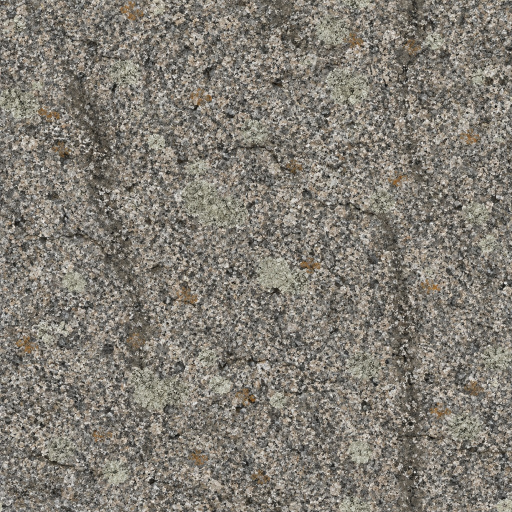
#> input picture tools/map_atelier/journey/stone/sources/granite.jpg, 1024 x 1024 px (shown at 1/2 size); its folder holds only this picture in this run
$ python prepare_stone.py
#> lines starting #> are read from the running program, lines starting #| are printed output that depends on the picture
### tools/map_atelier/journey/cover_tools.py
"""Shared helpers for the journey's tiled ground and stone pictures (numpy).

Used by `floor/prepare_floor.py` (R3.2) and `stone/prepare_stone.py` (R3.3):
a wrapping blur, sRGB and linear light, the slow light divided out, the edges
blended so a picture tiles, and a light grade.
"""
import numpy as np


def blur_wrap(a, sigma):
    """A Gaussian blur that wraps round the picture's edges (in frequency)."""
    h, w = a.shape
    fy = np.fft.fftfreq(h)[:, None]
    fx = np.fft.fftfreq(w)[None, :]
    kernel = np.exp(-2.0 * (np.pi * sigma) ** 2 * (fx * fx + fy * fy))
    return np.real(np.fft.ifft2(np.fft.fft2(a) * kernel))


# [4 lines left out: function blur_clamp, not called in this run]


def to_linear(c):
    return np.where(c <= 0.04045, c / 12.92, ((c + 0.055) / 1.055) ** 2.4)


def to_srgb(c):
    c = np.clip(c, 0.0, 1.0)
    return np.where(c <= 0.0031308, c * 12.92, 1.055 * c ** (1 / 2.4) - 0.055)


def flatten(img, sigma):
    """Divides out the picture's slow light, keeping its mean."""
    lin = to_linear(img)
    lum = lin @ np.array([0.2126, 0.7152, 0.0722])
    slow = blur_wrap(lum, sigma)
    lin = lin * (lum.mean() / np.maximum(slow, 1e-4))[..., None]
    return to_srgb(lin)


def wrap_edges(img, frac=0.18):
    """Blends the picture with itself rolled half a tile near its borders, so it tiles."""
    h, w, _ = img.shape
    rolled = np.roll(np.roll(img, h // 2, 0), w // 2, 1)
    y = np.minimum(np.arange(h), h - 1 - np.arange(h)) / (h * frac)
    x = np.minimum(np.arange(w), w - 1 - np.arange(w)) / (w * frac)
    wy = np.clip(y, 0, 1)
    wx = np.clip(x, 0, 1)
    inner = np.minimum.outer(wy, wx)
    inner = inner * inner * (3 - 2 * inner)
    return img * inner[..., None] + rolled * (1 - inner[..., None])


def grade(img, saturation=1.0, warmth=(1.0, 1.0, 1.0), gain=1.0):
    lin = to_linear(img)
    lum = (lin @ np.array([0.2126, 0.7152, 0.0722]))[..., None]
    lin = lum + (lin - lum) * saturation
    lin = lin * np.array(warmth) * gain
    return to_srgb(lin)

### tools/map_atelier/journey/stone/prepare_stone.py
"""Act I's stone pictures (R3.3, issue #660) from the generated sources.

From the pictures in `sources/` (generated with the image tool; prompts in
`sources/prompts.txt`), each with its slow light divided out, its edges
blended with the picture rolled half a tile so it wraps, and a light grade:

- `build/stone/granite-tile.png` and `build/stone/strata-tile.png` (1024 px):
  what the Blender kit paints its stone with before it bakes each kind's
  colour (`build_stone.py`); never shipped;
- `assets/art/map-journey/stone/strata.png` (512 px): the strata the floor's
  bake lays on the ravine's steep banks (`floor_paint.gdshader`).

Deterministic (numpy and Pillow): re-running it reproduces every file.

    python3 tools/map_atelier/journey/stone/prepare_stone.py
"""
import sys
from pathlib import Path

import numpy as np
from PIL import Image

sys.path.insert(0, str(Path(__file__).resolve().parents[1]))
from cover_tools import flatten, grade, wrap_edges  # noqa: E402

HERE = Path(__file__).resolve().parent
ROOT = HERE.parents[3]
RAW = HERE / "sources"
BUILD = ROOT / "build" / "stone"
OUT = ROOT / "assets" / "art" / "map-journey" / "stone"
# How the strata picture spans the floor's banks: 1.6 m a tile (`floor_paint`).
SHIPPED = 512


def load(name):
    return np.asarray(Image.open(RAW / f"{name}.jpg").convert("RGB"), dtype=np.float64) / 255.0


def to_image(img):
    return Image.fromarray((np.clip(img, 0, 1) * 255.0 + 0.5).astype(np.uint8), "RGB")


def tile(name, **kw):
    img = load(name)
    img = flatten(img, 96)
    img = wrap_edges(img)
    return grade(img, **kw)


def main():
    BUILD.mkdir(parents=True, exist_ok=True)
    OUT.mkdir(parents=True, exist_ok=True)
    # Granite: a cool mid grey under the warm key, its lichen kept but muted.
    granite = tile("granite", saturation=0.7, warmth=(1.0, 0.99, 0.97), gain=0.92)
#> in to_linear, `return np.where(c <= 0.04045, c / 12.92, ((c + 0.055) / 1.055) ** 2.4)`:
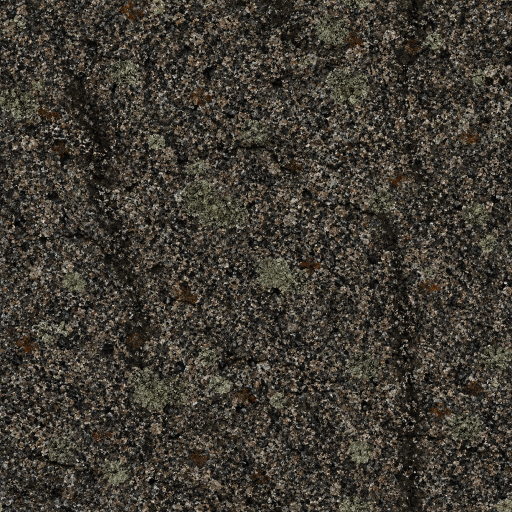
#> returned value: shape (1024, 1024, 3) float64 (shown at 1/2 size); mean of channels 0, 1, 2 0.252, 0.232, 0.201; drawn as R, G, B
#> in blur_wrap, `return np.real(np.fft.ifft2(np.fft.fft2(a) * kernel))`:
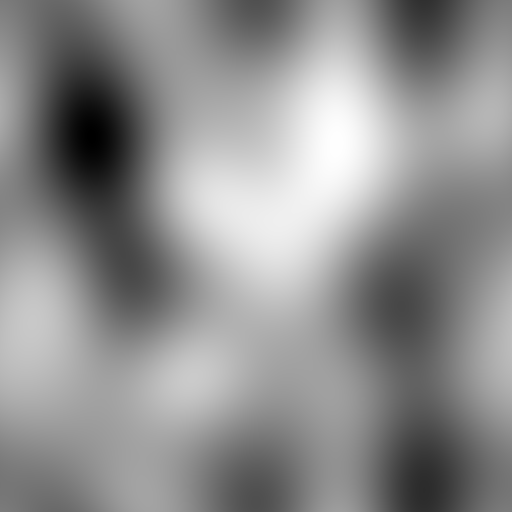
#> returned value: shape (1024, 1024) float64 (shown at 1/2 size); min 0.219, max 0.246, mean 0.234; drawn with min black and max white
#> in wrap_edges, `rolled = np.roll(np.roll(img, h // 2, 0), w // 2, 1)`:
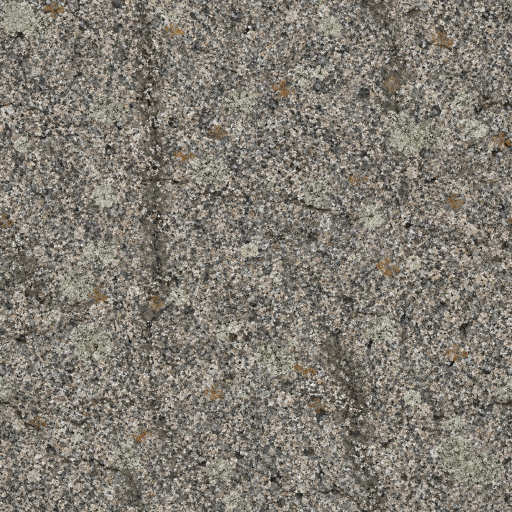
#> rolled: shape (1024, 1024, 3) float64 (shown at 1/2 size); mean R, G, B 0.506, 0.486, 0.452
#> in wrap_edges, `return img * inner[..., None] + rolled * (1 - inner[..., None])`:
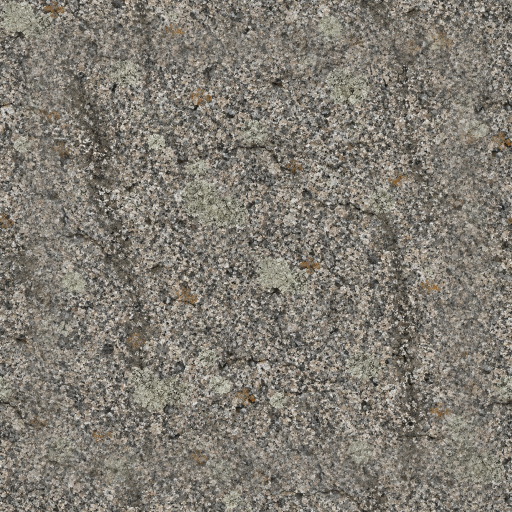
#> returned value: shape (1024, 1024, 3) float64 (shown at 1/2 size); mean of channels 0, 1, 2 0.505, 0.485, 0.45; drawn as R, G, B
#> in to_linear (call 2), `return np.where(c <= 0.04045, c / 12.92, ((c + 0.055) / 1.055) ** 2.4)`:
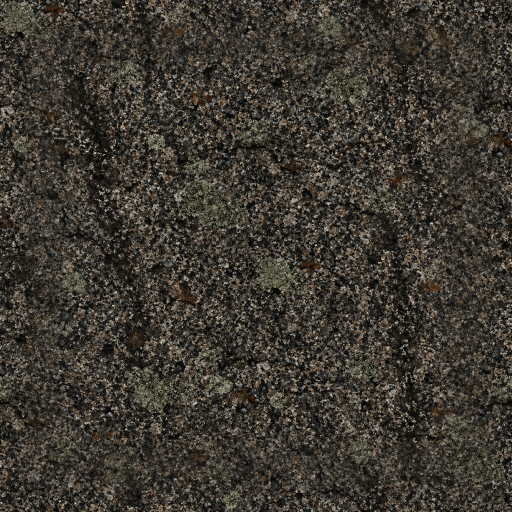
#> returned value: shape (1024, 1024, 3) float64 (shown at 1/2 size); mean of channels 0, 1, 2 0.246, 0.227, 0.195; drawn as R, G, B
    to_image(granite).save(BUILD / "granite-tile.png", optimize=True)
    # Strata: the warm grey-browns kept, a little darker than the ground.
    strata = tile("strata", saturation=0.82, warmth=(1.02, 0.98, 0.94), gain=0.88)
    to_image(strata).save(BUILD / "strata-tile.png", optimize=True)
    to_image(strata).resize((SHIPPED, SHIPPED), Image.LANCZOS).save(OUT / "strata.png", optimize=True)
    print("ok", {p.name: p.stat().st_size for p in [BUILD / "granite-tile.png", BUILD / "strata-tile.png",
                                                    OUT / "strata.png"]})


if __name__ == "__main__":
#> (the run stopped early here; a loop or call above may not have finished)
